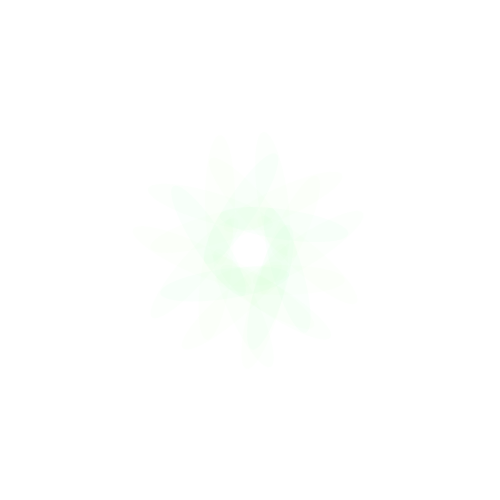
Frame 1 (no input)
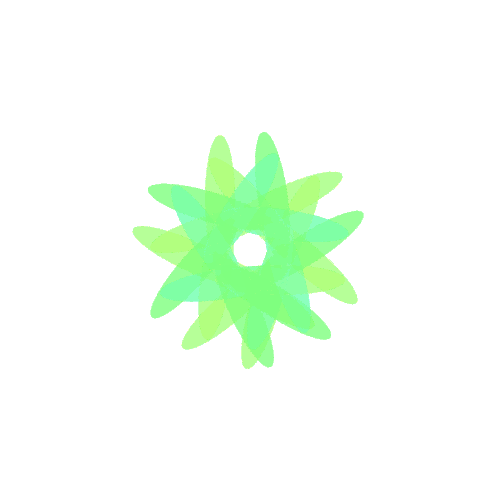
Frame 60 (the mouse pressed at the canvas centre just before this capture)
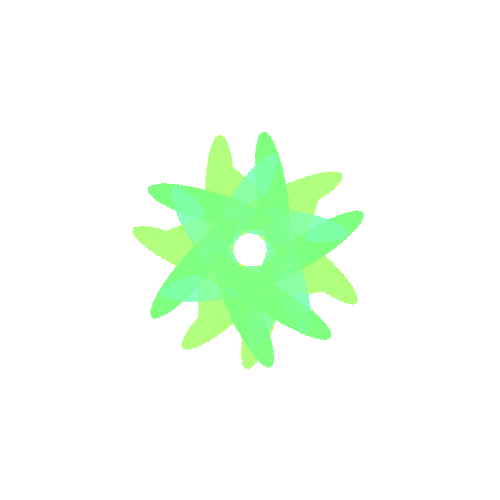
Frame 120 (the mouse held since frame 60 and released just before this capture)

The Processing sketch that drew these frames (run headless with seeded random() and noise(); from frame 60 on, the mouse is pressed at the canvas centre):

// Processing sketch: processing_84134
// ── processing_84134.pde

void setup()
{

  size(500,500);
background(255);
smooth();
noStroke();

 
}

void draw()
{

// translate permet de déplacer une forme sur l'axe des x et celui des y.



translate(250,250);
rotate(PI/11);
  
  fill(131,255,174,10);
 ellipse(30, 30, 30, 130);
  rotate(PI/11);
 
  fill(138,255,121,5);
 ellipse(30, 30, 130, 30);
  rotate(PI/11); 
 
   fill(140,255,121,5);
 ellipse(30, 50, 30, 130);
  rotate(PI/11);  
   
   fill(110,255,121,5);
 ellipse(50, 30, 130, 30);
  rotate(PI/11);
  
    fill(131,255,174,10);
 ellipse(30, 30, 30, 130);
  rotate(PI/11);
 
  fill(138,255,121,5);
 ellipse(30, 30, 130, 30);
  rotate(PI/11); 
 
   fill(140,255,121,5);
 ellipse(30, 50, 30, 130);
  rotate(PI/11);  
   
   fill(110,255,121,5);
 ellipse(50, 30, 130, 30);
  rotate(PI/11);
  
    fill(131,255,174,10);
 ellipse(30, 30, 30, 130);
  rotate(PI/11);
 
  fill(138,255,121,5);
 ellipse(30, 30, 130, 30);
  rotate(PI/11); 
 
   fill(140,255,121,5);
 ellipse(30, 50, 30, 130);
  rotate(PI/11);  
   
   fill(110,255,121,5);
 ellipse(50, 30, 130, 30);
  rotate(PI/11);
  
    fill(131,255,174,10);
 ellipse(30, 30, 30, 130);
  rotate(PI/11);
 
  fill(138,255,121,5);
 ellipse(30, 30, 130, 30);
  rotate(PI/11); 
 
   fill(140,255,121,5);
 ellipse(30, 50, 30, 130);
  rotate(PI/11);  
   
   fill(110,255,121,5);
 ellipse(50, 30, 130, 30);
  rotate(PI/11);
  
    fill(131,255,174,10);
 ellipse(30, 30, 30, 130);
  rotate(PI/11);
 
  fill(138,255,121,5);
 ellipse(30, 30, 130, 30);
  rotate(PI/11); 
 
   fill(140,255,121,5);
 ellipse(30, 50, 30, 130);
  rotate(PI/11);  
   
   fill(110,255,121,5);
 ellipse(50, 30, 130, 30);
  rotate(PI/11);
  
    fill(131,255,174,10);
 ellipse(30, 30, 30, 130);
  rotate(PI/11);
 
  fill(138,255,121,5);
 ellipse(30, 30, 130, 30);
  rotate(PI/11); 
 
   fill(140,255,121,5);
 ellipse(30, 50, 30, 130);
  rotate(PI/11);  
   
   fill(110,255,121,5);
 ellipse(50, 30, 130, 30);
  rotate(PI/11);
  

  

}
